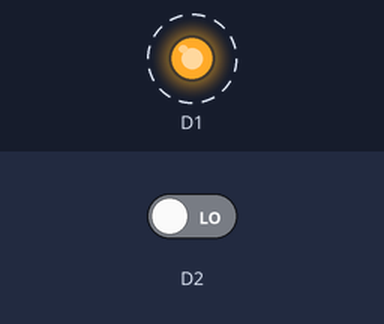
A sketch run on a simulated ESP8266 (NodeMCU). Shown: output pins drawn as LEDs (lit = HIGH). Dashed ring = blinking. Inputs (shaded band) come from the test bench; at power-on: D2 LOW. What the sketch prints to the serial monitor is not drawn.

Above: at 0.5 s.
Timing chart, 0 to 4.8 s (numbered marks = the images above):
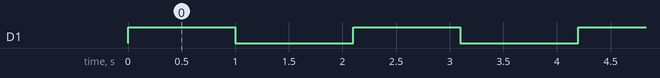

Measured:
- by itself, D1: alternates HIGH for 1.0 s and LOW for 1.1 s

The sketch:

test_teren_pompa.ino
```cpp
#include <ESP8266WiFi.h>
#include <BlynkSimpleEsp8266.h>

char auth[] = "nv6H9BGPnzvbpj-v7B4S36mUgpNYKJM8";
const char *ssid = "UPC5671009";
const char *pass = "r5wxdspekybX";

void setup() {
  Serial.begin(115200);
  pinMode(D1, OUTPUT);
  pinMode(D2, INPUT);
}

void loop() {
  Serial.println(digitalRead(D2));
  digitalWrite(D1, HIGH);
  delay(1000);
  digitalWrite(D1, LOW);
  delay(1100);
}
```
